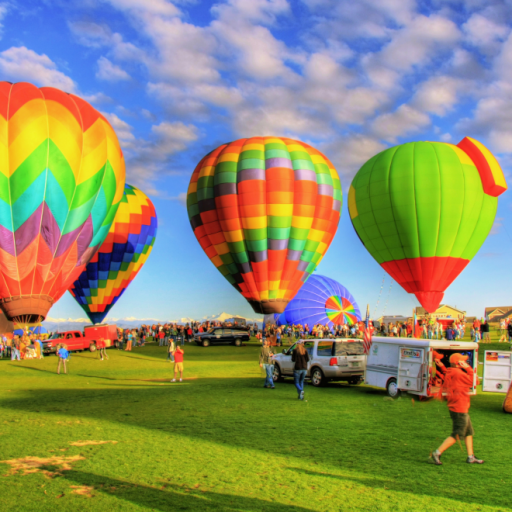
%> input picture assign5/Balloon.tif, 512 x 512 px
$ octave assignment5_SPusapati.m   (GNU Octave 9; MATLAB toolbox functions it lacks are replaced by stand-ins)
%> lines starting %> are read from the running program, lines starting %| are printed output that depends on the picture; long printed decimals are rounded
clear;
close all;
%Load image 'Balloon.tif' and convert it into a grayscale image,
%denoted with 'img1'

ballonImg = imread('Balloon.tif');
%> ballonImg is the input picture: size 512x512x3 uint8; mean R, G, B 139.5, 141.6, 106
img1=rgb2gray(ballonImg);
figure,
imshow(img1);
title('Original Image');
%Fourier transform to img1
ffImg=fft2(img1);
ffShift=fftshift(ffImg);
phase=angle(ffShift);
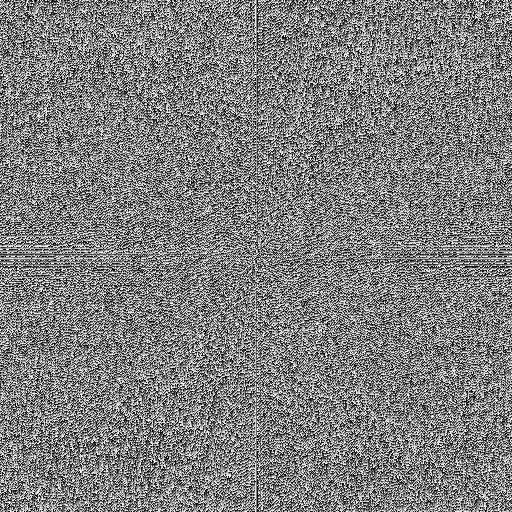
%> phase: size 512x512 double; min -3.14, max 3.14, mean 1.2e-05; drawn with min black and max white
ampl=abs(ffShift);
%display the amplitude and phase matrices
figure,
subplot(1,2,1);
imshow(uint8(ampl))
title('FFT Amplitude');
subplot(1,2,2);
imshow(phase);
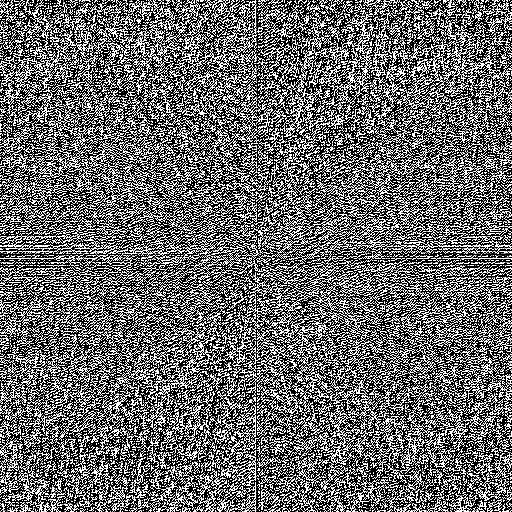
%> displayed picture: size 512x512, on the screen's scale of 0 to 255; min 0, max 255, mean 107.2
title('FFT Phase');

[M, N]=size(ffImg); % image size
%> M = 512; N = 512
filterSize=10; % filter size parameter
xmeshGridVal=0:N-1;
%> xmeshGridVal = 512 values from 0 to 511
ymeshGridVal=0:M-1;
%> ymeshGridVal = 512 values from 0 to 511
[xmeshGridVal,ymeshGridVal]=meshgrid(xmeshGridVal,ymeshGridVal);
Cx=0.5*N;
%> Cx = 256
Cy=0.5*M;
%> Cy = 256
lowFilterVal=exp(-((xmeshGridVal-Cx).^2+(ymeshGridVal-Cy).^2)./(2*filterSize).^2);
% lowFilterVal = fspecial('gaussian',[M, N],10);
%Gaussian lowpass filter, apply it to the Fourier coefficients
lfiltVal=ffShift.*lowFilterVal;
%inverse Fourier transform using ifft
inverslFilt=ifft2(ifftshift(lfiltVal));
figure,
imshow(abs(inverslFilt),[]),colormap gray
title('low pass image');

%Gaussian highpass filter and apply it to the Fourier coefficients
highFilterVal=1-lowFilterVal;
highVal=ffShift.*highFilterVal;
%inverse Fourier transform to recover the filtered image
inverseffVal=ifft2(ifftshift(highVal));
figure,
imshow(abs(inverseffVal),[]), colormap gray
%> after `imshow(abs(inverseffVal),[])`:
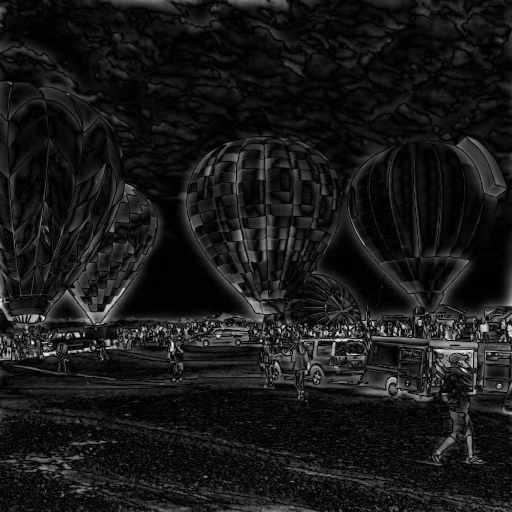
%> displayed picture: size 512x512, on the screen's scale of 0 to 255; min 0, max 255, mean 24.7
title('High pass filtered image');


% Decompose the original img1 with wavelet transform
% Can also use these lines of code
% [c,s]=wavedec2(img1,2,'haar');
% [H,V,D] = detcoef2('all',c,s,2);
% A = appcoef2(c,s,'haar',2);
[A,H,V,D]=dwt2(img1,'haar');
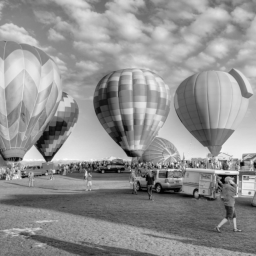
%> A: size 256x256 double; min 2.5, max 475, mean 273.8; drawn with min black and max white
%need to rescale the values to be in the range of [0 255], taking default
%mat-matrix and 1
Vimg = wcodemat(V,255,'m',1);
Himg = wcodemat(H,255,'m',1);
Dimg = wcodemat(D,255,'m',1);
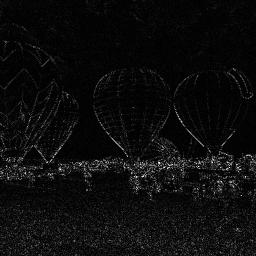
%> Dimg: size 256x256 double; min 1, max 255, mean 12.4
Aimg = wcodemat(A,255,'m',1);
%Display the wavelet coefficients as an image
figure,
subplot(2,2,1);
imagesc(Aimg);
colormap gray;
title('Approximation ');
subplot(2,2,2)
imagesc(Himg);
title('Horizontal detail ');
subplot(2,2,3)
imagesc(Vimg);
title('Vertical detail ');
subplot(2,2,4)
imagesc(Dimg);
title('Diagonal detail ');


%Reconstruct edge map with non zero
nonZeroEdgeMap=idwt2(A,H,V,D,'haar',size(img1));
%Reconstructed edge map with zero approx matrix
ZE=zeros(size(A));
zeroEdgeMap = idwt2(ZE,H,V,D,'haar',size(img1));
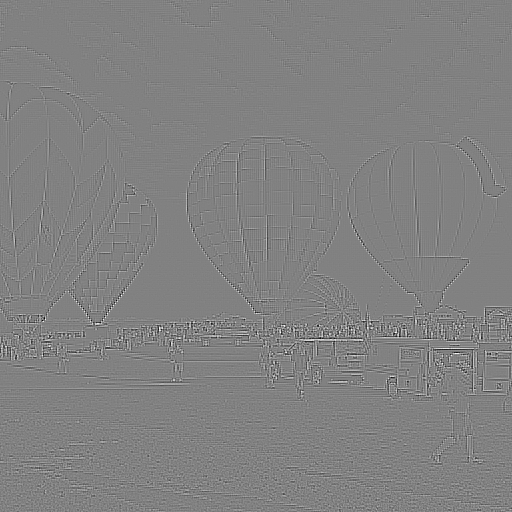
%> zeroEdgeMap: size 512x512 double; min -72, max 69.75, mean 0; drawn with min black and max white
imwrite(zeroEdgeMap,'output.jpg');
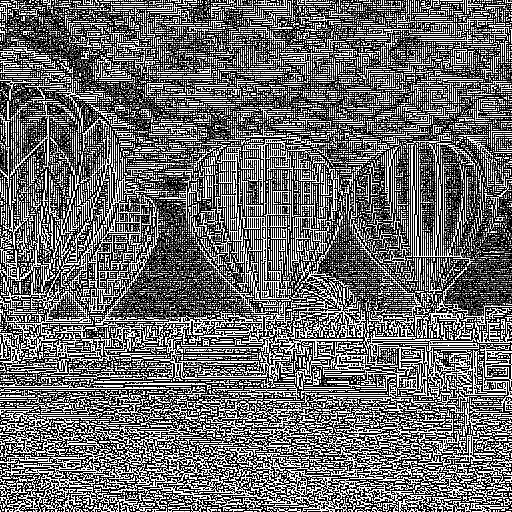
%> saved as output.jpg: size 512x512 uint8; min 0, max 255, mean 105.5
figure,
imagesc(nonZeroEdgeMap),colormap gray,
title('Non Zero Edge');
figure,
colormap gray,
imshow(zeroEdgeMap);
title('Zero Edge');


m1=graycomatrix(zeroEdgeMap);%Zero approximation image
%> m1 = [82374 2066 3516 2066 3474 1845 3086 38305; 2041 100 551 52 88 65 66 1403; 3364 550 1189 83 232 78 172 1746; 2094 47 93 440 212 67 75 1334; 3402 90 198 244 1043 70 144 1323; 1916 50 79 61 60 321 287 1287; 3138 63 126 62 125 309 454 1192; 38369 1398 1665 1364 1282 1310 1191 46135]
m2=graycomatrix(img1);%Original Image
%> m2 = [3724 664 82 11 0 0 0 0; 635 5716 1621 205 12 1 0 0; 116 1532 28708 3999 191 32 1 0; 12 241 3846 43139 4951 244 16 0; 0 34 313 4751 68200 4436 157 0; 0 1 21 292 4267 51662 2078 12; 0 0 0 16 139 2092 22974 96; 0 0 0 0 1 18 89 284]
%Homogeneity and Energy of images.
heImg=graycoprops(m1,{'Homogeneity','Energy'});
%> heImg = {Energy 0.175, Homogeneity 0.596}
disp('Homogeneity,Energy of zero Edge Image');
disp(heImg);
%|     Energy = 0.1749
%|     Homogeneity = 0.5959
nHeImg=graycoprops(m2,{'Homogeneity','Energy'});
%> nHeImg = {Energy 0.156, Homogeneity 0.927}
disp('Homogeneity, Energy of Non zero Edge Image');
disp(nHeImg);
%|     Energy = 0.1565
%|     Homogeneity = 0.9274
%Homogeneity difference
hmDiff=abs(heImg.Homogeneity-nHeImg.Homogeneity);
%> hmDiff = 0.332
fprintf('Homogeneity difference is :%f\n',hmDiff);
%| Homogeneity difference is :0.3316
%Energy Difference.
engDiff=abs(heImg.Energy-nHeImg.Energy);
%> engDiff = 0.0184
fprintf('Energy difference is :%f\n',engDiff);
%| Energy difference is :0.01842
entZeImg=entropy(zeroEdgeMap);
%> entZeImg = 1.63
fprintf('Entropy value of Zero Edge image is :%f\n',entZeImg);
%| Entropy value of Zero Edge image is :1.626
entNonZerImg=entropy(img1);
%> entNonZerImg = 7.41
fprintf('Entropy value of non zero edge image is :%f\n',entNonZerImg);
%| Entropy value of non zero edge image is :7.406
%Entropy difference
diffentropy=abs(entZeImg-entNonZerImg);
%> diffentropy = 5.78
fprintf('Entropy difference is :%f\n',diffentropy);
%| Entropy difference is :5.780
